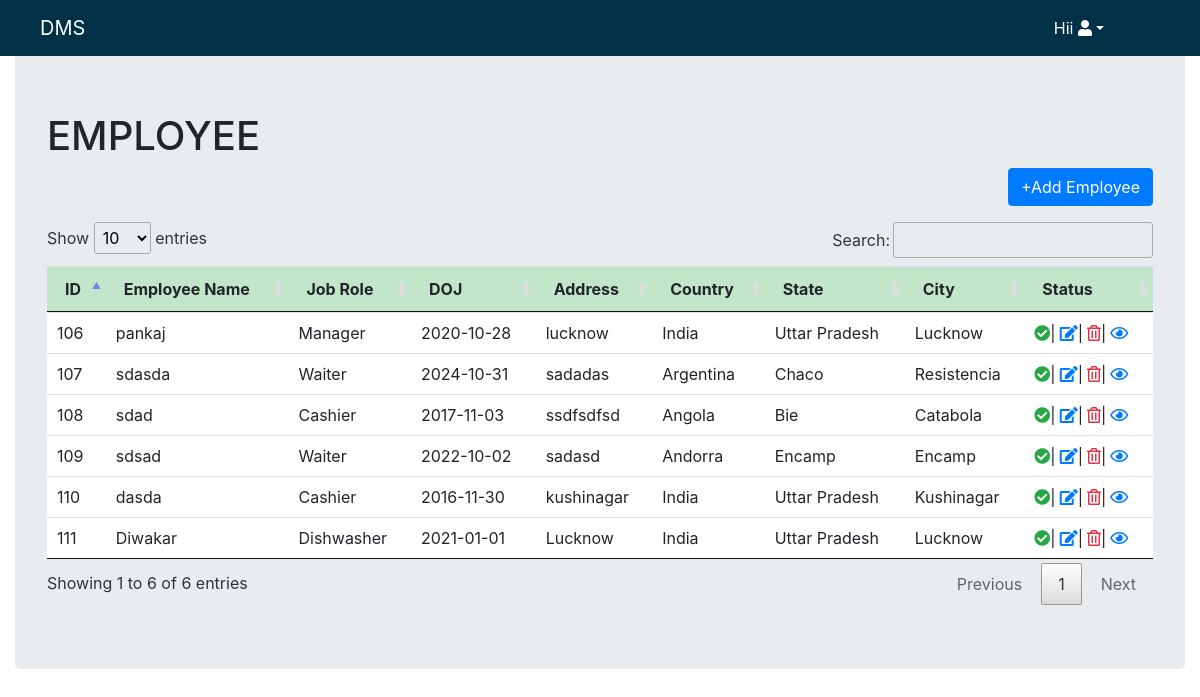
/employeeManage.php, run on the app's committed database.
### tables this page shows
CREATE TABLE `employee` (
  `id` int(50) NOT NULL,
  `emp_name` varchar(100) DEFAULT NULL,
  `emp_profile` varchar(100) DEFAULT NULL,
  `user_name` varchar(100) DEFAULT NULL,
  `password` varchar(100) DEFAULT NULL,
  `restaurant` varchar(100) DEFAULT NULL,
  `date_of_birth` varchar(100) DEFAULT NULL,
  `email` varchar(100) DEFAULT NULL,
  `contact` bigint(15) DEFAULT NULL,
  `doj` varchar(100) DEFAULT NULL,
  `address` varchar(100) DEFAULT NULL,
  `country` varchar(100) DEFAULT NULL,
  `state` varchar(100) DEFAULT NULL,
  `city` varchar(100) DEFAULT NULL,
  `pincode` int(10) DEFAULT NULL,
  `passport_number` varchar(100) DEFAULT NULL,
  `passport_expire` varchar(100) DEFAULT NULL,
  `status` int(5) NOT NULL DEFAULT 1,
  `social_media` int(5) NOT NULL DEFAULT 0,
  `data_protection` int(5) NOT NULL DEFAULT 0,
  `privacy_policy` int(5) NOT NULL DEFAULT 0,
  `is_delete` int(5) NOT NULL DEFAULT 0
);

CREATE TABLE `jobrole` (
  `job_id` int(20) NOT NULL,
  `job_role` varchar(50) NOT NULL,
  `job_status` int(20) NOT NULL
);

CREATE TABLE `countries` (
  `id` int(11) NOT NULL,
  `sortname` varchar(3) NOT NULL,
  `name` varchar(150) NOT NULL,
  `phonecode` int(11) NOT NULL
);

CREATE TABLE `states` (
  `id` int(11) NOT NULL,
  `name` varchar(30) NOT NULL,
  `country_id` int(11) NOT NULL DEFAULT 1
);

### employeeManage.php (the view, shortened to what this page needs)
<?php session_start();
include 'cdn.php';
include 'adminMenu.php'; ?>
<link href="css/datatables.css" rel="stylesheet">
<div class="content-container">
  <div class="container-fluid mt-5">
    <div class="jumbotron">
      <h1>EMPLOYEE</h1>
      <a href="employeeAdd.php" class="btn btn-primary mb-3 float-right">+Add Employee</a>
      <table class="table  table-success" id="myTable">
          <thead>
            <tr>
              <th>ID</th>
              <th>Employee Name</th>
              <th>Job Role</th>
              <th>DOJ</th>
              <th>Address</th>
              <th>Country</th>
              <th>State</th>
              <th>City</th>
              <th>Status</th>
              </tr>
          </thead>
          <tbody>
          <?php
          include('connection.php');
                $query = "SELECT *FROM employee WHERE is_delete ='0'";
                $response = $conn->query($query);
          while ($row = $response->fetch_assoc()) {
          ?>
            <tr>
              <td><?php echo $row['id']; ?></td>
              <td><?php echo $row['emp_name']; ?></td>
              <td>
                <?php
                $job_select = "SELECT * FROM jobrole WHERE job_id=" . $row['emp_profile'];
                $result = $conn->query($job_select);
                while ($job_name = $result->fetch_assoc()) {
                  echo $job_name['job_role'];
                }
                ?>
              </td>
              <td><?php echo $row['doj']; ?></td>
              <td><?php echo $row['address']; ?></td>
              <td><?php
                  $ctr = "SELECT * FROM countries WHERE id=" . $row['country'];
                  $resCtr = $conn->query($ctr);
                  while ($record = $resCtr->fetch_assoc()) {
                    echo $record['name'];
                  }
                  ?></td>
              <td><?php
                  $sta = "SELECT * FROM states WHERE id=" . $row['state'];
                  $resSta = $conn->query($sta);
                  while ($record = $resSta->fetch_assoc()) {
                    echo $record['name'];
                  }
                  ?></td>
              <td><?php
                  $ct = "SELECT * FROM cities WHERE id=" . $row['city'];
                  $resCt = $conn->query($ct);
                  while ($record = $resCt->fetch_assoc()) {
                    echo $record['name'];
                  }
                  ?></td>
              <td class="d-flex"><?php $check = $row['status'];
                  if ($check == 1) {
                    echo "<span><i class='fas fa-check-circle text-success'></i></span>";
                  } else {
                    echo "<span><i class='fas fa-times-circle text-danger'></i></span>";
                  }
                  ?>
                 | <a class=" ml-1" href="employeeEdit.php?id=<?php echo $row['id']; ?>"><i title="Edit" class="fas fa-edit"></i></a>
                | <a class=" ml-1" href="employeeDelete.php?id=<?php echo $row['id']; ?>"><i title="Delete" class="far fa-trash-alt text-danger"></i></a> |
                  <a class=" ml-1" href="employeeDoc.php?id=<?php echo $row['id']; ?>"><i title="View" class="far fa-eye"></i></a>
              </td>
            </tr>
          <?php
          }
          ?>
          </tbody>
        </table>
    </div>
  </div>
</div>

### css/datatables.css (style rules this page uses)
table.dataTable { width: 100%; margin: 0 auto; clear: both; border-collapse: separate; border-spacing: 0; }
table.dataTable thead th, table.dataTable tfoot th { font-weight: bold; }
table.dataTable thead th, table.dataTable thead td { padding: 10px 18px; border-bottom: 1px solid #111; }
table.dataTable thead .sorting, table.dataTable thead .sorting_asc, table.dataTable thead .sorting_desc, table.dataTable thead .sorting_asc_disabled, table.dataTable thead .sorting_desc_disabled { cursor: pointer; *cursor: hand; background-repeat: no-repeat; background-position: center right; }
table.dataTable thead .sorting { background-image: url("DataTables-1.10.25/images/sort_both.png"); }
table.dataTable thead .sorting_asc { background-image: url("DataTables-1.10.25/images/sort_asc.png") !important; }
table.dataTable tbody tr { background-color: #ffffff; }
table.dataTable tbody th, table.dataTable tbody td { padding: 8px 10px; }
table.dataTable.no-footer { border-bottom: 1px solid #111; }
table.dataTable, table.dataTable th, table.dataTable td { box-sizing: content-box; }

### data on the page
employee: id "106", emp_name "pankaj", doj "2020-10-28", address "lucknow", name "Lucknow", status 1 (drawn)
jobrole: job_role "Manager"
countries: name "India"
states: name "Uttar Pradesh"
employee: id "107", emp_name "sdasda", doj "2024-10-31", address "sadadas", name "Resistencia", status 1 (drawn)
jobrole: job_role "Waiter"
countries: name "Argentina"
states: name "Chaco"
employee: id "108", emp_name "sdad", doj "2017-11-03", address "ssdfsdfsd", name "Catabola", status 1 (drawn)
jobrole: job_role "Cashier"
countries: name "Angola"
states: name "Bie"
employee: id "109", emp_name "sdsad", doj "2022-10-02", address "sadasd", name "Encamp", status 1 (drawn)
countries: name "Andorra"
states: name "Encamp"
employee: id "110", emp_name "dasda", doj "2016-11-30", address "kushinagar", name "Kushinagar", status 1 (drawn)
employee: id "111", emp_name "Diwakar", doj "2021-01-01", address "Lucknow", name "Lucknow", status 1 (drawn)
jobrole: job_role "Dishwasher"
